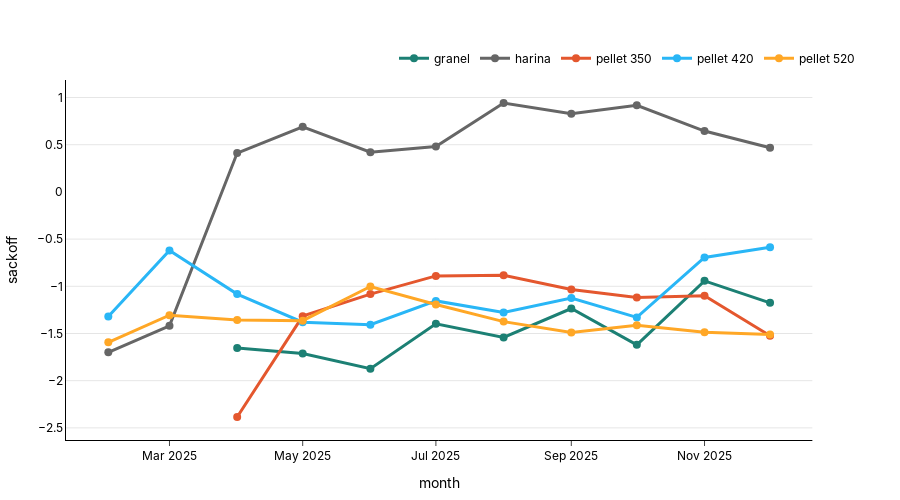

Notebook cell for this chart:
### Code cell
grp_month_hist_sackoff = hist_sackoff_month_digits.groupby(["month", "pellet"]).agg(
    theoretical_tons=("theoretical_tons", "sum"),
    actual_tons=("actual_tons", "sum"),
).reset_index()

grp_month_hist_sackoff["diff"] = grp_month_hist_sackoff["actual_tons"] - grp_month_hist_sackoff["theoretical_tons"]
grp_month_hist_sackoff["sackoff"] = (grp_month_hist_sackoff["diff"]/grp_month_hist_sackoff["theoretical_tons"])*100
f_line = plot_line(
    df=grp_month_hist_sackoff[grp_month_hist_sackoff["month"]>='2025-01-01'],
    x_col="month",
    y_col="sackoff",
    group_col="pellet",
    width=900,
    height=500,
)
f_line.show()
s3.save_plotly_html(f_line, "line_hist_month_sackoff_pel_month.html")

### Figure 1 — Plotly figure (JSON) as saved in the notebook; plotly's stock layout.template omitted (floating-point values rounded to 4 significant figures)
{"data": [{"hovertemplate": "<b>month:</b> %{x}<br><b>granel:</b> %{y:.1f}<br><extra></extra>", "line": {"color": "#1C8074", "shape": "linear", "width": 3}, "marker": {"color": "#1C8074", "size": 8}, "mode": "lines+markers", "name": "granel", "type": "scatter", "x": ["2025-04", "2025-05", "2025-06", "2025-07", "2025-08", "2025-09", "2025-10", "2025-11", "2025-12"], "xaxis": "x", "y": [-1.655, -1.712, -1.873, -1.398, -1.542, -1.235, -1.62, -0.9423, -1.175], "yaxis": "y"}, {"hovertemplate": "<b>month:</b> %{x}<br><b>harina:</b> %{y:.1f}<br><extra></extra>", "line": {"color": "#666666", "shape": "linear", "width": 3}, "marker": {"color": "#666666", "size": 8}, "mode": "lines+markers", "name": "harina", "type": "scatter", "x": ["2025-02", "2025-03", "2025-04", "2025-05", "2025-06", "2025-07", "2025-08", "2025-09", "2025-10", "2025-11", "2025-12"], "xaxis": "x", "y": [-1.699, -1.419, 0.4117, 0.6898, 0.4209, 0.4814, 0.9421, 0.8282, 0.9171, 0.645, 0.4684], "yaxis": "y"}, {"hovertemplate": "<b>month:</b> %{x}<br><b>pellet 350:</b> %{y:.1f}<br><extra></extra>", "line": {"color": "#E4572E", "shape": "linear", "width": 3}, "marker": {"color": "#E4572E", "size": 8}, "mode": "lines+markers", "name": "pellet 350", "type": "scatter", "x": ["2025-04", "2025-05", "2025-06", "2025-07", "2025-08", "2025-09", "2025-10", "2025-11", "2025-12"], "xaxis": "x", "y": [-2.385, -1.316, -1.082, -0.8898, -0.8827, -1.033, -1.119, -1.1, -1.523], "yaxis": "y"}, {"hovertemplate": "<b>month:</b> %{x}<br><b>pellet 420:</b> %{y:.1f}<br><extra></extra>", "line": {"color": "#29B6F6", "shape": "linear", "width": 3}, "marker": {"color": "#29B6F6", "size": 8}, "mode": "lines+markers", "name": "pellet 420", "type": "scatter", "x": ["2025-02", "2025-03", "2025-04", "2025-05", "2025-06", "2025-07", "2025-08", "2025-09", "2025-10", "2025-11", "2025-12"], "xaxis": "x", "y": [-1.321, -0.62, -1.082, -1.38, -1.407, -1.155, -1.278, -1.125, -1.329, -0.6938, -0.587], "yaxis": "y"}, {"hovertemplate": "<b>month:</b> %{x}<br><b>pellet 520:</b> %{y:.1f}<br><extra></extra>", "line": {"color": "#FFA726", "shape": "linear", "width": 3}, "marker": {"color": "#FFA726", "size": 8}, "mode": "lines+markers", "name": "pellet 520", "type": "scatter", "x": ["2025-02", "2025-03", "2025-04", "2025-05", "2025-06", "2025-07", "2025-08", "2025-09", "2025-10", "2025-11", "2025-12"], "xaxis": "x", "y": [-1.593, -1.306, -1.358, -1.364, -1.002, -1.193, -1.374, -1.49, -1.413, -1.487, -1.511], "yaxis": "y"}], "layout": {"font": {"color": "black", "family": "Inter, Arial, sans-serif"}, "height": 500, "hovermode": "x unified", "legend": {"orientation": "h", "x": 1, "xanchor": "right", "y": 1.02, "yanchor": "bottom"}, "margin": {"b": 40, "l": 40, "r": 40, "t": 80}, "paper_bgcolor": "rgba(0,0,0,0)", "plot_bgcolor": "rgba(0,0,0,0)", "title": {"text": "<b><b>", "x": 0.5, "xanchor": "center", "y": 0.95, "yanchor": "top"}, "width": 900, "xaxis": {"anchor": "y", "domain": [0, 0.94], "linecolor": "black", "linewidth": 1, "showline": true, "ticks": "outside", "title": {"text": "month"}}, "yaxis": {"anchor": "x", "domain": [0, 1], "gridcolor": "rgba(0,0,0,0.1)", "linecolor": "black", "linewidth": 1, "showgrid": true, "showline": true, "title": {"text": "sackoff"}}, "yaxis2": {"anchor": "x", "overlaying": "y", "side": "right"}}}
